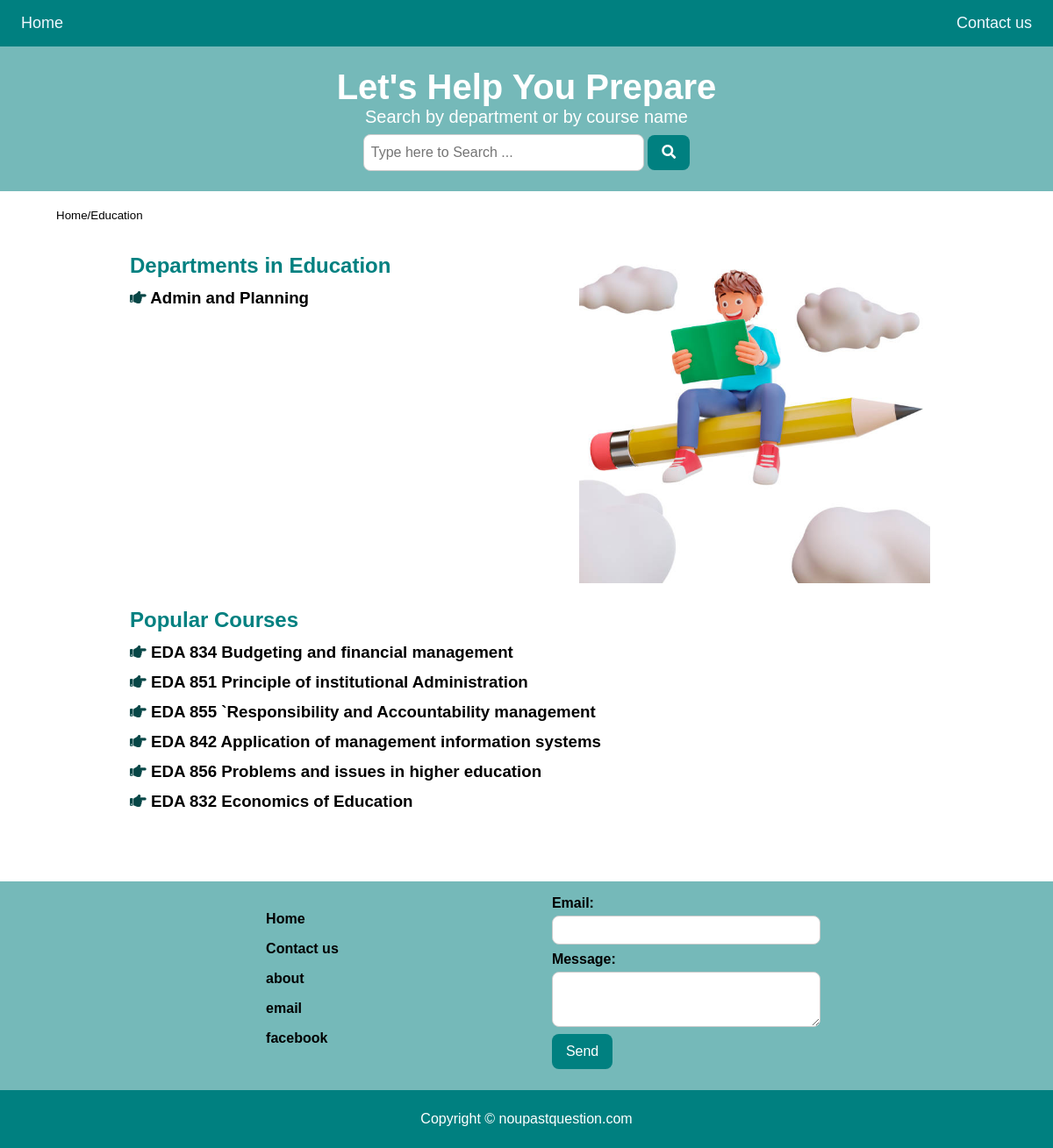
Page /department/9 on the committed database.
### business/models.py (models this page shows, shortened)
class Faculty(models.Model):
    name = models.CharField(max_length=225)
    class Meta:
        verbose_name_plural = 'Faculties'

class Department(models.Model):
    faculty = models.ForeignKey(Faculty, related_name='faculty', on_delete = models.CASCADE)
    name = models.CharField(max_length=225)

class Course(models.Model):
    faculty = models.ForeignKey(Faculty, null=True, blank=True,on_delete = models.CASCADE)
    department = models.ForeignKey(Department, related_name='department', on_delete = models.CASCADE)
    name = models.CharField(max_length = 225)

### business/views.py (the view, shortened to what this page needs)
# urls.py: path('department/<int:id>',views.department,name='department'),
def department(request, id):
    faculty = get_object_or_404(Faculty, pk=id)
    departments = Department.objects.filter(faculty=faculty)
    form = ContactUsForm()
    return render(request, 'department.html', {'faculty': faculty, 'departments': departments,'form': form, 'success': False})

### business/forms.py
class ContactUsForm(forms.Form):
    email = forms.EmailField(label='Email',widget=forms.TextInput(attrs={'class': 'form-inputs'}))
    message = forms.CharField(label='Message', widget=forms.Textarea(attrs={'class': 'form-inputs','rows':3}))

### business/templatetags/menu.py (called while the page is built)
@register.inclusion_tag('menu.html')
def menu():
    coursed = Course.objects.order_by('?')[:10]
    return {'coursed':coursed}

### templates/department.html (shortened to what this page needs)
{% extends 'base.html' %}
{% load menu %}
{% load static %}
{%block content%}
    <small class='small'><a href="{%url 'index'%}">Home</a>/<a href="#">{{faculty.name | capfirst }}</a></small>
    <div class="photo">
        <div class="listss">
            <h2 class="heading">Departments in {{faculty.name | capfirst }}</h2>
            {%for department in departments%}
                <h3 class='list'><i class="fa fa-hand-point-right"></i><a href="{%url 'course' department.id%}">  {{department.name | capfirst}}</a></h3>
            {%endfor%}
        </div>
        <div>
            <div>
                <img src="{% static '/man.jpg' %}" alt="">
            </div>
        </div>
    </div>
    <div >
        {%menu%}
    </div>
{%endblock%}

### templates/base.html (shortened to what this page needs)
{%load static%}
<!DOCTYPE html>
<html lang="en">
<head>
    <link rel="stylesheet" href="{% static 'style.css' %}">
    <link rel="stylesheet" href="https://cdnjs.cloudflare.com/ajax/libs/font-awesome/5.15.3/css/all.min.css" />
</head>
<body>
    <nav>
        <a href="{%url 'index'%}">Home</a>
        <a href="#contact">Contact us</a>
    </nav>
    <div class="form">
        <h1>Let's Help You Prepare</h1>
        <p>Search by department or by course name</p>
        <form action="/search" method="get" class='search' id='search'>
            <input type="search" name="query" placeholder="Type here to Search ..." id="input"  >
            <button class="btn"><i class="fa fa-search"></i></button>
        </form>
    </div>
    <div class="content">
        <div>
            {%block content%}
            {%endblock%}
        </div>
    </div>
   <footer id="contact">
    <div class="foot">
        <div class="left">
            <div>
                <p><a href="{%url 'index'%}">Home</a></p>
                <p><a href="#">Contact us</a></p>
                <p><a href="{%url 'about'%}">about</a></p>
            </div>
            <div>
                <p><a href="">email</a></p>
                <p><a href="">facebook</a></p>
            </div>
        </div>
        <div class="footerform">
            {% if success %}
            <p>Thank you for contacting us. We will get back to you soon.</p>
            {% else %}
            <form method="post">
                {% csrf_token %} {{ form.as_p }}
                <button type="submit" class="btn">Send</button>
            </form>
            {% endif %}
        </div>
    </div>
        <div class="bottom">
            <p>Copyright &copy; noupastquestion.com</p>
        </div>
   </footer>
</body>
</html>

### templates/menu.html
<div class="listss">
    <h2>Popular Courses</h2>
    {%for course in coursed%}
        <h3 class='list'><i class="fa fa-hand-point-right"></i><a href="{%url 'past_questions' course.id%}">  {{course.name | capfirst}}</a></h3>
    {%endfor%}
</div>

### static/style.css (style rules this page uses)
*,html { margin: 0; padding: 0; font-family: 'Nunito', sans-serif; }
a { text-decoration: none; color: black; }
.content { margin:1rem 5%; }
nav { background-color: teal; margin:0 ; padding:0.5rem 1rem; display: flex; justify-content: space-between; }
nav a { text-decoration: none; color: aliceblue; padding: 0.5rem; font-size: 1.125rem; }
.small { display: block; margin:0 0% 0.5rem; width: 100%; padding:0.25rem 0 0.25rem 0.25rem; }
.form { text-align: center; background-color: rgb(117, 185, 185); padding: 1.5rem 0 0.5rem; color: white; }
.form p { font-size: 1.25rem; }
.form h1 { font-size: 2.5rem; }
form { margin-top: 0.5rem; }
.form input { width: 20rem; padding: 0.5rem; font-size: 1rem; line-height: 1.5; color: #555; background-color: #fff; border: 1px solid #ccc; border-radius: 0.5rem; }
.photo { display: flex; justify-content: space-between; flex-wrap: wrap; }
.photo img { width: 25rem; margin-right:5rem; }
.footerform { width: 20rem; }
.btn { padding: 0.5rem; margin-bottom: 1rem; font-size: 1rem; line-height: 1.5; color: white; background-color: teal; border: 1px solid #ccc; border-radius: 0.5rem; }
.heading { margin-bottom: 0.5rem; }
.listss { margin:1.5rem 5.5rem 5rem; color:teal }
.listss h2 { margin-bottom: 0.75rem; }
.list { margin-bottom: 0.75rem; color:rgb(8, 71, 71) }
.btn { display: inline-block; background-color: teal; color: #fff; border: none; border-radius: 0.5rem; padding: 0.5rem 1rem; font-size: 1rem; cursor: pointer; }
.form-inputs { display: block; width: 90%; padding: 0.5rem; color: #555; background-color: #fff; border: 1px solid #ccc; border-radius: 0.5rem; }
label { display: block; font-size: 1rem; font-weight: bold; margin-bottom: 5px; }
.foot { background-color: rgb(117, 185, 185); padding: 0.5rem; padding-left: 5%; display: flex; flex-wrap: wrap; justify-content: space-evenly; align-items: center; }
.foot p { padding-bottom: 0.5rem; }
.left p { padding-bottom: 1rem; font-weight: bold; }
.bottom { background-color: teal; text-align: center; padding: 1.5rem; color: white; }

### rows in the picture
Faculty: name "Education"
Department: name "Admin and Planning"
Course: name "EDA 834 Budgeting and financial management"
Course: name "EDA 851 Principle of institutional Administration"
Course: name "EDA 855 `Responsibility and Accountability management"
Course: name "EDA 842 Application of management information systems"
Course: name "EDA 856 Problems and issues in higher education"
Course: name "EDA 832 Economics of Education"
